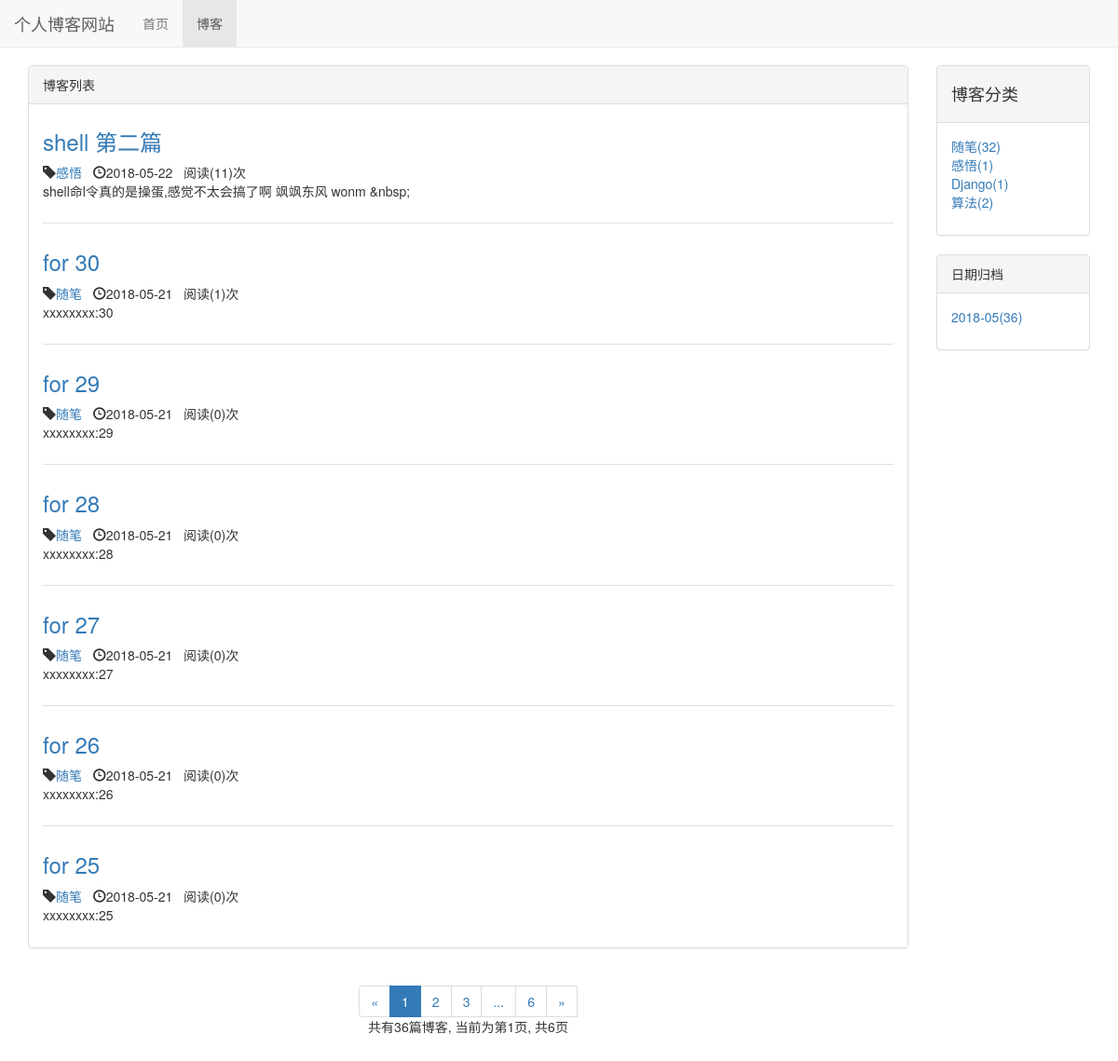
/blog/, run on an earlier commit of the app's database.
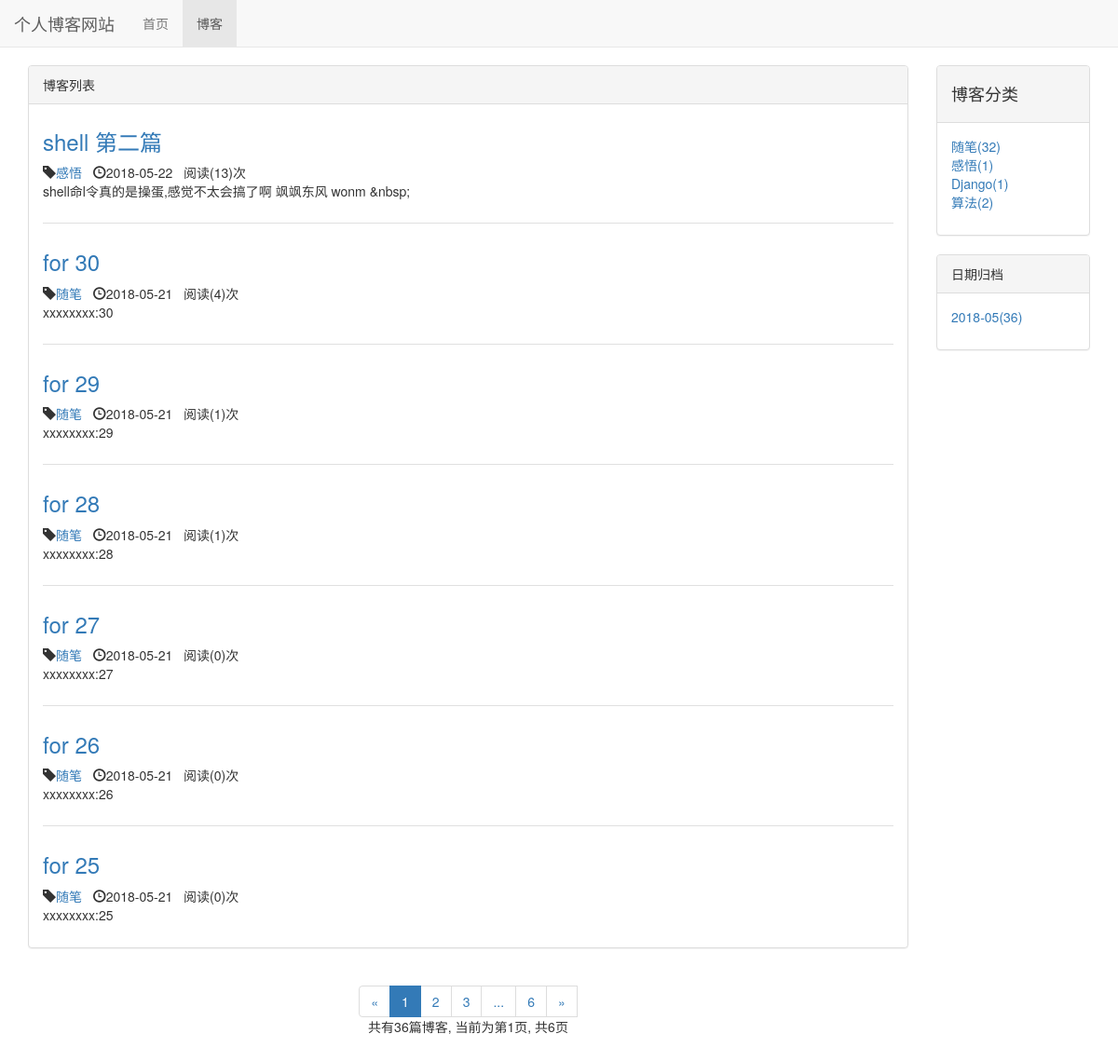
And on a later commit of the database.
### blog/models.py (models this page shows, shortened)
class Blog(models.Model,ReadNUmExpandMethod):
    title = models.CharField(max_length=40)
    content = RichTextUploadingField()
    blog_type = models.ForeignKey(BlogType,on_delete=models.DO_NOTHING)
    author = models.ForeignKey(User,on_delete=models.DO_NOTHING)
    created_time = models.DateTimeField(auto_now_add=True)
    last_updated_time = models.DateTimeField(auto_now=True)
    class Meta:
        ordering =['-created_time']

class BlogType(models.Model):
    type_name = models.CharField(max_length=15)
    def __str__(self):
        return self.type_name

### read_statistics/models.py (models this page shows)
class ReadNum(models.Model):
    read_num = models.IntegerField(default=0)
    content_type = models.ForeignKey(ContentType, on_delete=models.DO_NOTHING)
    object_id = models.PositiveIntegerField()
    content_object = GenericForeignKey('content_type', 'object_id')

### blog/views.py (the view)
# urls.py: path('',views.blog_list,name='blog_list'), #首页点击博客后,显示的博客列表
def blog_list(request):
    blogs_all_list = Blog.objects.all()
    context = blog_list_common_data(request,blogs_all_list)
    return render_to_response('blog/blog_list.html', context)

### read_statistics/models.py (called while the page is built)
    def get_read_num(self):
        try:
            ct = ContentType.objects.get_for_model(self)
            readnum = ReadNum.objects.get(content_type=ct, object_id=self.pk)
            return readnum.read_num
        except ObjectDoesNotExist:
            return 0

### blog/templates/blog/blog_list.html (shortened to what this page needs)
{% extends  'base.html' %}
{% block  nav_blog_active%}active{% endblock %}
{% load staticfiles %}
{% block header_extends %}
    <link rel="stylesheet" href="{% static 'blog/blog.css' %}">
{% endblock %}
{% block content%}
    <div class="container">
        <div class="row">
            <div class=" col-xs-12 col-sm-8 col-md-9 col-lg-10">
                <div class="panel panel-default">
                    <div class="panel-heading"> {% block blog_list_title %}
                        博客列表
                        {% endblock %}
                    </div>
                    <div class="panel-body">
                        {% for blog in blogs %}
                            <div class="blog">
                                 <h3><a href="{% url 'blog_detail' blog.pk %}">{{ blog.title }}</a></h3>
                                <p class="blog-info">
                                    <span class="glyphicon glyphicon-tag"></span><a href="{%  url 'blogs_with_type' blog.blog_type.pk %}">{{ blog.blog_type }}</a>&nbsp;&nbsp;
                                    <span class="glyphicon glyphicon-time"></span>{{ blog.created_time|date:"Y-m-d " }}&nbsp;&nbsp;阅读({{ blog.get_read_num }})次
                                </p>
                                 <p>{{ blog.content|striptags|truncatechars:120 }}</p>
                            </div>
                        {% empty %}
                            <div class="blog">
                                <h3>暂无博客,敬请期待</h3>
                            </div>
                        {% endfor %}
                    </div>
                </div>
                <div class="paginator">
                      <ul class="pagination">
                            <li>
                                {% if page_of_blogs.has_previous %}
                                    <a href="?page={{ page_of_blogs.previous_page_number }}" aria-label="Previous">
                                       <span aria-hidden="true">&laquo;</span>
                                    </a>
                                {% else %}
                                    <span aria-hidden="true">&laquo;</span>
                                {% endif %}
                            </li>
                                 {% for page_num in page_range%}
                                     {% if  page_num == page_of_blogs.number%}
                                         <li class="active"><span>{{ page_num }}</span></li>
                                     {% else %}
                                         {% if page_num == '...'%}
                                            <li ><span>{{ page_num }}</span></li>
                                         {% else %}
                                              <li><a href="?page={{ page_num }}">{{ page_num }}</a></li>
                                         {% endif %}
                                     {% endif %}
                                 {% endfor %}
                            <li>
                                {% if page_of_blogs.has_next %}
                                  <a href="?page={{ page_of_blogs.next_page_number }}" aria-label="Next">
                                    <span aria-hidden="true">&raquo;</span>
                                  </a>
                                {% else %}
                                    <span aria-hidden="true">&raquo;</span>
                                {% endif %}
                            </li>
                             <p>
                                 共有{{ page_of_blogs.paginator.count}}篇博客,
                                 当前为第{{ page_of_blogs.number }}页,
                                 共{{ page_of_blogs.paginator.num_pages }}页
                             </p>
                      </ul>
                </div>
            </div>
            <div class=" hidden-xs col-sm-4 col-md-3 col-lg-2">
                <div class="panel panel-default">
                    <div class="panel-heading">
                        <h4>博客分类</h4>
                    </div>
                    <div class="panel-body">
                        <ul  class="blog-types" >
                             {% for blogtype in blog_types %}
                                 <li><a href="{%  url 'blogs_with_type' blogtype.pk %}">{{ blogtype.type_name }}({{ blogtype.blog_count }})</a></li>
                                {% empty %}
                                 <li>暂无分类</li>
                             {% endfor %}
                        </ul>
                    </div>
                </div>
                <div class="panel panel-default">
                    <div class="panel-heading">日期归档</div>
                    <div class="panel-body">
                        <ul  >
                            {% for blog_date,blog_count in blog_dates.items %}
                                <li>
                                    <a href="{% url 'blogs_with_date' blog_date.year blog_date.month %}">
                                        {{ blog_date|date:'Y-m' }}({{ blog_count }})
                                    </a>
                                </li>
                            {% endfor %}
                        </ul>
                    </div>
                </div>
            </div>
        </div>
    </div>
{% endblock %}

### templates/base.html (shortened to what this page needs)
{% load staticfiles %}
<!DOCTYPE html>
<html lang="zh-CN" xmlns="http://www.w3.org/1999/html">
    <link rel="stylesheet" href="{% static 'base.css' %}"></link>
    <link rel="stylesheet" href="{% static 'bootstrap3.3.7/css/bootstrap.min.css' %}"/>
   {% block header_extends %}
    {% endblock %}
</head>
    <div class="navbar navbar-default navbar-fixed-top"  role="navigation">
        <div class="container-fluid">
            <div class="navbar-header">
                <a  class="navbar-brand" href="{% url 'home' %}">个人博客网站</a>
            </div>
            <div  class="collapse navbar-collapse"  id="navbar-collapse" >
                 <ul class="nav navbar-nav">
                    <li class="{% block nav_home_active %}{% endblock %}" >
                        <a href="{% url 'home' %}">首页</a>
                    </li>
                    <li class="{% block nav_blog_active %}{% endblock %}">
                        <a  href="{% url 'blog_list' %}">博客</a>
                    </li>
                 </ul>
            </div>
        </div>
    </div>
    {% block content %}{% endblock %}
</body>
</html>

### templates/static/base.css (style rules this page uses)
* { margin: 0; padding: 0; }
ul { list-style-type: none; }

### blog/static/blog/blog.css (style rules this page uses)
ul.blog-types { list-style-type: none; }
div.blog:not(:last-child) { margin-bottom:2em; padding-bottom:1em; border-bottom: 1px solid #e0e0e0; }
div.blog h3 { margin-top: 0.5em; }
div.blog p.blog-info { margin-bottom: 0; }
div.paginator { text-align:center; }

What changed in the data, as far as the page shows it:
changed through a linked row, Blog "shell 第二篇": get_read_num "11" → "13"
changed through a linked row, Blog "for 30": get_read_num "1" → "4"
computed for Blog "for 29": get_read_num "0" → "1"
computed for Blog "for 28": get_read_num "0" → "1"
